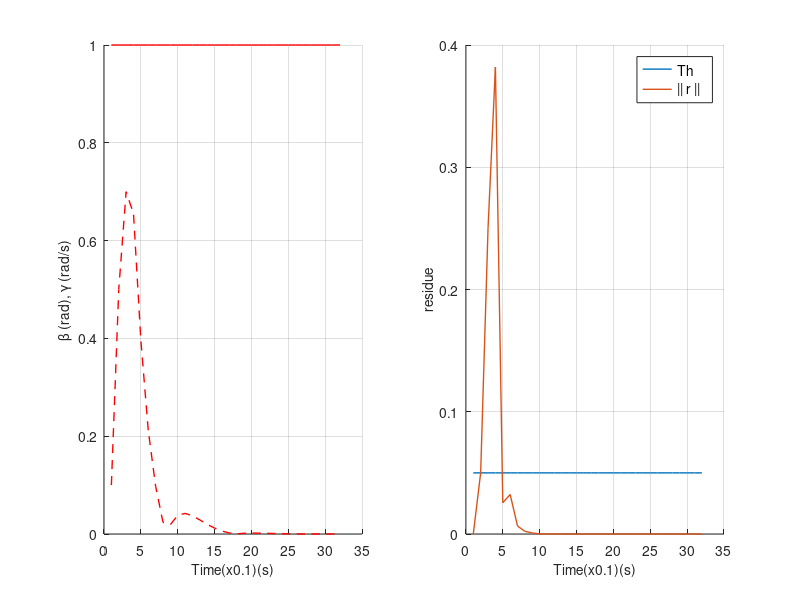

Here is the MATLAB script that generated this plot:
clear;
clc;
cla;
clf;
Aa = [0 1;
      0 0];
Bb = [0;
      1];
Cc = [1 0];
Dd = 0;
sys_ss = ss(Aa,Bb,Cc,Dd);

Ts = 0.1;
sys_d = c2d(sys_ss,Ts,'zoh');

A = sys_d.a;
B = sys_d.b;
C = sys_d.c;
D = sys_d.d;


p = 500;
Q = p*(C'*C);
R = 0.1;
[K,S,E] = dlqr(A,B,Q,R);
K = [16.0302    5.6622];
abs(eig(A-B*K))

P = [0.1519    0.1073;
    0.1073    0.1465];
QN=0.01;
RN=0.0001;

[KEST,L,P] = kalman(sys_d,QN,RN)
L = [1.8721;9.6532];
abs(eig(A-L*C))

x = [1;10];
y = C*x;
z = [0;0];
u = 0;

time=30;
plot_dist=zeros(1,time);
plot_vel=zeros(1,time);
plot_rnorm = zeros(1, time);

% dist_prev_1 = [0.1 0.000157937];
% vel_prev_1 = [0.998420629 0.998420629];
% r_prev_1 = [0 0.0003158741];

dist_prev_1 = [0.1 0.5];
vel_prev_1 = [0.998420629 2];
r_prev_1 = [0 0.05];

plot_th = 0.05*ones(1, time+size(dist_prev_1,2));
plot_safedist = 1*ones(1, time+size(dist_prev_1,2));
plot_safevel = 10*ones(1, time+size(dist_prev_1,2));

ak1 = 0;
ak2 = 0;

au = [ak1 zeros(1, time-size(ak1,2))];
ay = [ak2 zeros(1, time-size(ak2,2))];

pattern = ones(1,time);
% subseq = [1 1 1 1 0 0 1 0 1 0 0 0];
% repeat = ceil(size(pattern,2)/size(subseq,2));
% offset = 0;
% for i=1:repeat    
%     for j=1:2
%         if offset+j< size(pattern,2)
%             pattern(offset+j) = subseq(j);
%         end
%     end
%     offset = offset + size(subseq,2);
% end

% x = [0.000157937;0.998420629];
x = [0.5;2]
% xhat = [-0.0498;0.9984];
xhat = [0.75;8];
u_attacked = 0;
y = C*x;
yhat = C*xhat;

u = 0;
  
for i=1:time
    i;
    r = y - yhat;
    r_norm = abs(r);
    xhat = A*xhat + B*u + L*r;
    x = A*x + B*u_attacked    ;
    
    if pattern(i)==1
        u = -(K*xhat);
        u_attacked = u + au(i);
    else
        u = u;
        u_attacked = u_attacked;
    end
    
    y = C*x + ay(i);
    yhat = C*xhat;
    
    plot_dist(i) = abs(x(1));
    plot_vel(i) = abs(x(2));
    plot_rnorm(i) = r_norm;
   
end

fontsize = 10;
linewidth = 1;
markersize = 10;

dist_final_1 = [dist_prev_1 plot_dist];
vel_final_1 = [vel_prev_1 plot_vel];
r_final_1 = [r_prev_1 plot_rnorm];


subplot(1,2,1);
hold on;
plot(plot_safedist,'r','LineWidth',linewidth);
plot(dist_final_1,'r--','LineWidth',linewidth);
% plot(plot_safevel,'b','LineWidth',linewidth);
% plot(vel_final_1,'b--','LineWidth',linewidth);

set(gca,'FontSize',fontsize);
% axis([1 time+2 -0.2 2.2]);

xlabel('Time(x0.1)(s)','FontSize',fontsize);
ylabel('\beta (rad), \gamma (rad/s)','FontSize',fontsize);
% legend({'safe \beta','\beta','safe \gamma','\gamma'},'FontSize',fontsize);
grid on;
hold off;

subplot(1,2,2);
hold on;
plot(plot_th,'LineWidth',linewidth);
plot(r_final_1,'LineWidth',linewidth);
set(gca,'FontSize',fontsize)
xlabel('Time(x0.1)(s)','FontSize',fontsize);
ylabel('residue','FontSize',fontsize);
legend({'Th','|| r ||'},'FontSize',fontsize);
% axis([1 time -0.001 0.0035])
grid on;
hold off;
